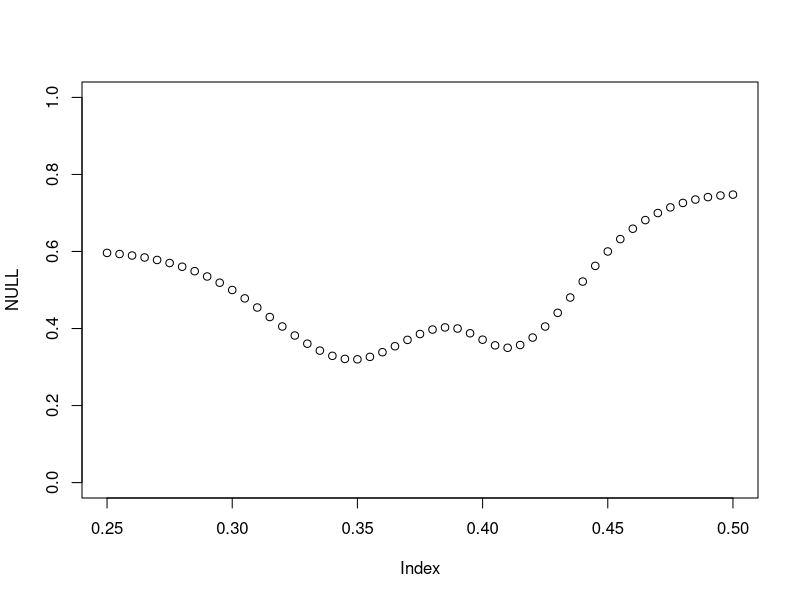

Recreate this plot in R. (Note: this script raises an error after producing the figure.)

#observated theta and y
theta_eval <- c(0.30,0.35,0.39,0.41,0.45)
y_eval <- c(0.5,0.32,0.40,0.35,0.60)

#mean, variance and correlation functions
EY <- function(theta){0.5}
VarY <- function(theta){0.5^2}
CorrY <- function(theta1,theta2){(1+15*abs(theta1-theta2))*exp(-15*abs(theta1-theta2))}

#function to create sigma matrix from theta vector
sigma <- function(x){
  n <- length(x)
  S <- matrix(0,nrow = n,ncol = n,byrow = TRUE)
  
  for (i in 1:n) {
    for (j in 1:n){
      if (i == j){
        S[i,j] <- VarY(x[i])
      }else{
        S[i,j] <- CorrY(x[i],x[j])*0.5^2
      }
    }    
  }
  return(S)
}

#mu and sigma for observed data points
mu_eval <- sapply(theta_eval,EY)
sigma_eval <- sigma(theta_eval)

#gridpoints
theta_grid <- seq(from = 0.25, to = 0.5, by = 0.005 )
mu_grid <- sapply(theta_grid,EY)
sigma_grid <- sigma(theta_grid)


#functions to create conditional mean vector and covariance matrix
mu_c <- function(mu_A, sigma_AB, sigma_BB, x_B, mu_B){
  return(mu_A + sigma_AB%*%solve(sigma_BB)%*%(x_B - mu_B))
}

sigma_c <- function(sigma_AA, sigma_AB, sigma_BB, sigma_BA){
  return(sigma_AA - sigma_AB%*%solve(sigma_BB)%*%sigma_BA)
}
  

#function to create cross-covariance matrix
cross_cov <- function(x_A, x_B){
  n <- length(x_A)
  m <- length(x_B)
  S <- matrix(0,nrow = n,ncol = m,byrow = TRUE)
  
  for (i in 1:n){
    for (j in 1:m){
      S[i,j] = CorrY(x_A[i],x_B[j])*0.5^2
    }
  }
  return(S)
}

  
#sigma_AB, A = grid, B = eval
sigma_AB <- cross_cov(theta_grid, theta_eval)
sigma_BA <- cross_cov(theta_eval, theta_grid)

#mu_grid_c: conditional mean vector of the process at the 51 grid points conditional on the 5 evaluation points
mu_grid_c <- mu_c(mu_grid, sigma_AB, sigma_eval, y_eval, mu_eval)

#sigma_grid_c: conditional covariance matrix of the process at the 51 grid points conditional on the 5 evaluation points
sigma_grid_c <- sigma_c(sigma_grid, sigma_AB, sigma_eval, sigma_BA)
var_grid_c <- diag(sigma_grid_c)
sd_grid_c <- (var_grid_c)^(1/2)


plot(NULL, NULL, xlim = c(0.25, 0.5), ylim = c(0,1))
points(theta_grid, mu_grid_c)


#b) 
#Y(theta) < 0.30
q_grid = seq(from = 0, to = 1, by = 0.005)


cdf_grid_c <- c()

for (i in 1:51){
  Q_grid <- c(Q_grid, q_grid)
  cdf_grid_c <- c(cdf_grid_c,pnorm(q = q_grid , mean = mu_grid_c[i], sd = sd_grid_c[i]))
}


len_q = length(q_grid)

plot(NULL, NULL, xlim = c(0, 1), ylim = c(0,1))
for (i in seq(from = 1, to = len_q*51, by  = len_q)){
  
  lines(q_grid, cdf_grid_c[i:(i+len_q-1)], col = i)
}


Q_grid[max(which(cdf_grid_c < 0.3))]
